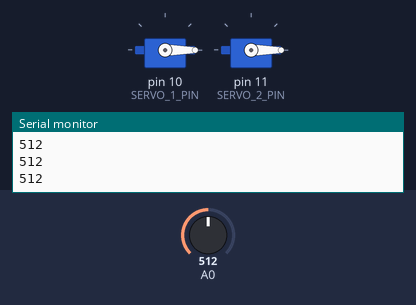
A sketch run on a simulated Arduino Uno, built with avr-gcc and run on an emulated ATmega328P. On the bench: 2 × servo, the last lines printed to the serial monitor. Inputs (shaded band) come from the test bench; at power-on: A0 = 512.

Above: at 1.2 s.
1.3 s: A0 set to 66
2.8 s: A0 set to 53
At 3.8 s:
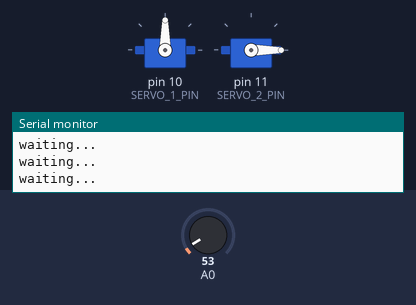
Timing chart, 0 to 5.8 s (numbered marks = the images above; inputs shaded):
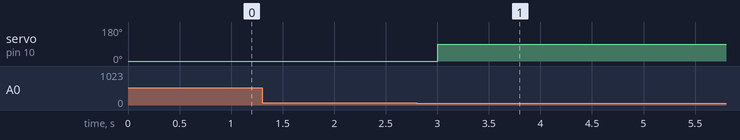

The sketch:

Missoin-3.ino
```cpp
#include <Servo.h>

Servo servo1;
Servo servo2;

const int SERVO_1_PIN = 10;
const int SERVO_2_PIN = 11;
const int TOLRANCE = 40;
const int FLASHLIGHT_VAL= 60;
int updateDelay = 200;
int counter = 0;
int lightVal;
int roomLightVal;


void setup() {
  // put your setup code here, to run once:
  pinMode(A0, INPUT);
  servo1.attach(SERVO_1_PIN);
  servo2.attach(SERVO_2_PIN);
  servo1.write(0);
  servo2.write(0);
  Serial.begin(9600);
  roomLightVal = analogRead(A0);

}

void loop() {
  // put your main code here, to run repeatedly:

  updateLightVal();
  Serial.println(lightVal);
  if (lightVal < FLASHLIGHT_VAL) {
    counter++;
    if (counter == 1) {
      servo1.write(90);
      Serial.println("onee");
    }
    if (counter == 2) {
      servo2.write(90);
      Serial.println("Twooo");
    }
    if (counter == 3) {
      servo1.write(0);
      servo2.write(0);
      Serial.println("Bothhh");
      counter = 0;
    }
    waitForNormalLight();
  }
}

void waitForNormalLight() {
  while (lightVal  < roomLightVal - TOLRANCE) {
    updateLightVal();
    Serial.println("waiting...");
  }
}

void updateLightVal() {
  lightVal = analogRead(A0);
  delay(updateDelay);
}
```

Measured:
- the behaviour switches between 60 and 59 on A0 (found by bisection; images 0 and 1)
- after the input at 2.8 s, servo on pin 10 (SERVO_1_PIN): 0° → 90° after 0.20 s
